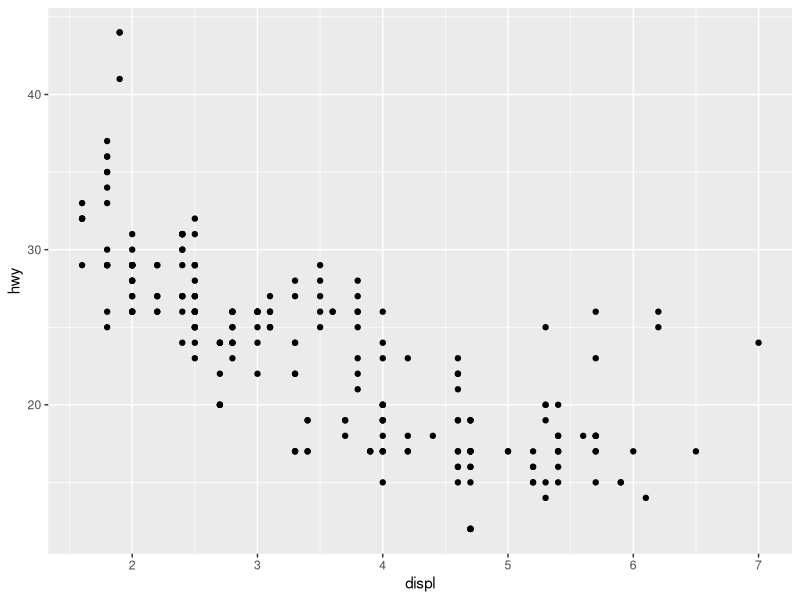
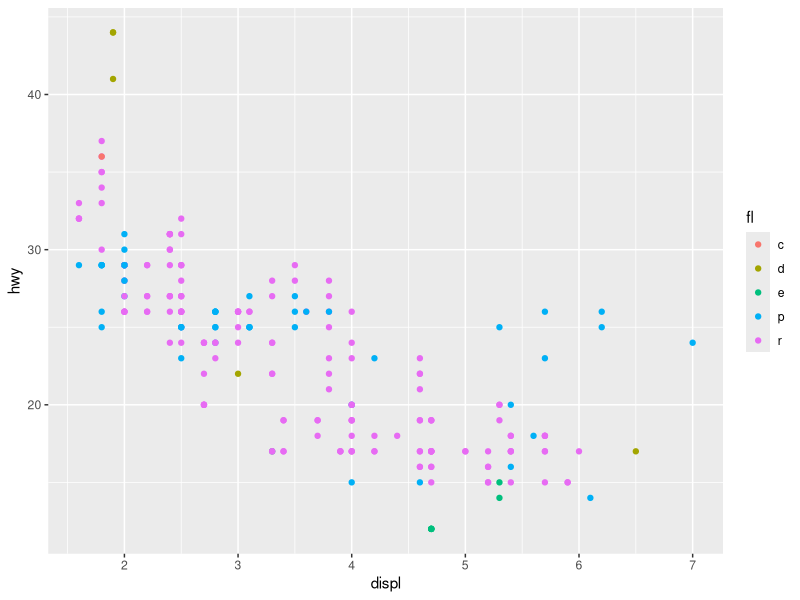
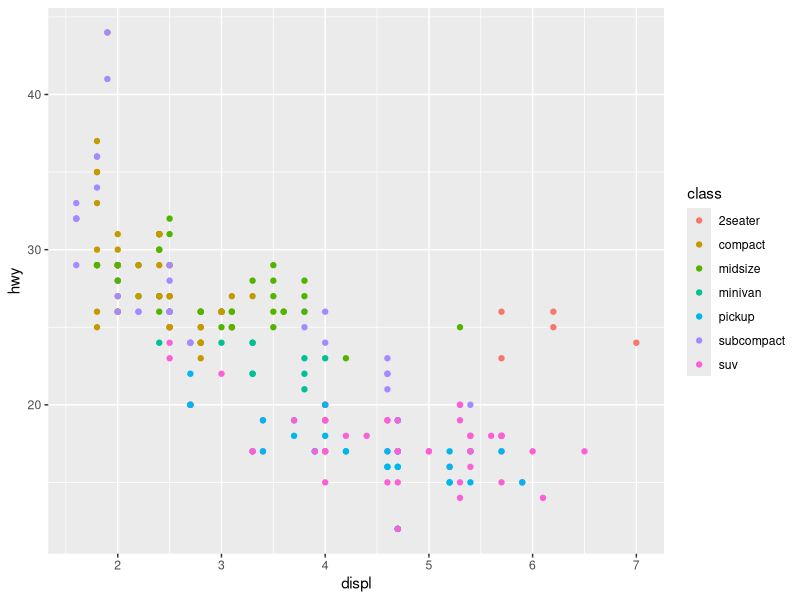

Source code (R) for these figures, in order:
# Title: POSC 3410 Lab 1 ####
# Author: George R. DeCarvalho
# Date : 20 Jan 2021

# Lesson 1 ####

# Lesson 2 ####

# Load tidyverse package  
library(tidyverse)

## ── Attaching packages ────────────────────────────────── tidyverse 1.3.0 ──

## ✓ ggplot2 3.3.1     ✓ purrr   0.3.4
## ✓ tibble  3.0.1     ✓ dplyr   1.0.0
## ✓ tidyr   1.1.0     ✓ stringr 1.4.0
## ✓ readr   1.3.1     ✓ forcats 0.5.0

## ── Conflicts ───────────────────────────────────── tidyverse_conflicts() ──
## x dplyr::filter() masks stats::filter()
## x dplyr::lag()    masks stats::lag()

# Load data  
data(mpg)

# Check the structure of mpg using str()
str(mpg)

# Answer below (using a comment) what type of data structure mpg is?
# Vector

# Create analysis data frame: We do this so we preserve a raw version of the dataframe to which we can refer as we make
mpg_df<-mpg

# Check the structure of mpg_df using str()
str(mpg)
str(mpg_df)

# Scatter plot of displ x hwy
ggplot(mpg_df, aes(x=displ , y=hwy ))+
  geom_point()

# Scatter plot of displ x hwy by fuel type (fl)
ggplot(mpg_df, aes(x=displ , y=hwy, color=fl ) )+
  geom_point()

# On Your Own, Scatter plot of displ x hwy by class
ggplot(mpg_df, aes(x=displ , y=hwy, color=class ) )+
  geom_point()

## # A tibble: 5 x 11
##   manufacturer model   displ  year   cyl trans    drv     cty   hwy fl    class 
##   <chr>        <chr>   <dbl> <int> <int> <chr>    <chr> <int> <int> <chr> <chr> 
## 1 chevrolet    corvet…   5.7  1999     8 manual(… r        16    26 p     2seat…
## 2 chevrolet    corvet…   5.7  1999     8 auto(l4) r        15    23 p     2seat…
## 3 chevrolet    corvet…   6.2  2008     8 manual(… r        16    26 p     2seat…
## 4 chevrolet    corvet…   6.2  2008     8 auto(s6) r        15    25 p     2seat…
## 5 chevrolet    corvet…   7    2008     8 manual(… r        15    24 p     2seat…

# Lesson 3 ####

# Call help for filter
?(filter)

# Call help for geom_bar()
?(geom_bar)

# Call help for facet_wrap()
?(facet_wrap)

# ggplot - data layer, assign it to mpg_data
mpg_data<-ggplot(data= mpg)

# Call mpg_data
?(mpg_data)

# Describe the output you see in the console.
# I only see the command I entered, the input is not describing mpg_data 

# Now, let's add an aesthetic layer to the plot.

# Put engine size on the x-axis, highway mileage on y-axis, and color by class. 
mpg_plot<-mpg_data +
  geom_point(mapping = aes(x=displ , y=hwy, color=class))

# What do you see?
# I did not see a change from the plot I had up

# Now, let's add an aesthetic layer to change the axis labels
mpg_axis <- mpg_plot +
  xlab("Engine Size in Liters")+
  ylab("Highway Mileage")+
  ggtitle("Engine Size and Mileage by Vehicle Class")

# Call mpg_axis
?(mpg_axis)

# What do you see?
# Basically the same screen that came up when I used the call command before in the bottom right panel
# It says 'Parentheses and Braces..."

# Create different graphs for each class
mpg_wrap<-mpg_axis + 
  facet_wrap(~class, nrow=2)

# Call mpg_wrap
?(mpg_wrap)

# What do you see?
# The same thing I have seen every time I use this function (will insert a scree capture now)

# Re-assign mpg_wrap by adding facet wrapping, change nrow to 3.
#I am now significantly lost
mpg_wrap<- facet_wrap(~class, nrow=3)




